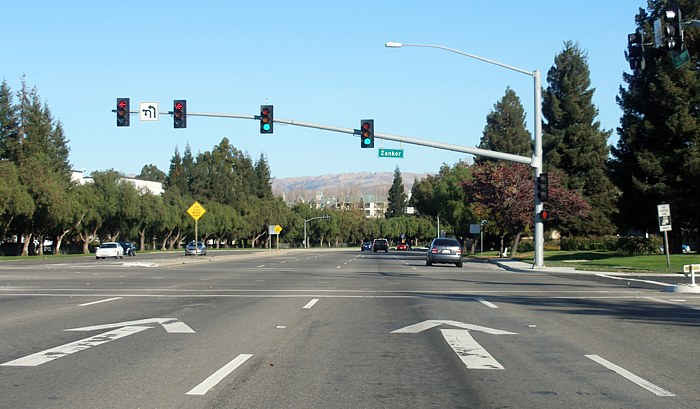
#> input picture openCV Lanes/Curved Lanes/Test Data/p1.jpg, 700 x 409 px, given in place of curve_road.mp4, which was not available
$ python testing.py
#> lines starting #> are read from the running program, lines starting #| are printed output that depends on the picture; after the words box and inside, x2 and y2 are one past the last pixel; in counts of white or black regions, pixels touching at a corner belong together; pictures that were not available may be replaced by others from this repository, and a replacement may not be noted
### openCV Lanes/Curved Lanes/ImagePrep.py
import cv2 as cv
import numpy as np
class PrepareImage():
    '''ATTRIBUTES:
    gauss_size : kernel size for the gaussian blur
                type-> tuple of size 2 with odd and equal
                       entries > 1
    gauss_deviation : x and y axis standard deviations for
               gaussian blur
               type -> list-like of size = 2
    auto_canny : If auto canny is True use median of blurred
                image to calculate thresholds
                type-> boolean
    canny_low : the lower threshold of the canny filter
                type -> int
    canny_high : the higher threshold of the canny filter
                type -> int
    segment_x : the width of segment peak( the triangular
               segment head). Given as the fraction of the width
               of the image
               type -> float in (0,1) 0 and 1 exclusive
    segment_y : the height segment peak
                Given as the fraction of the height from the
                top
                type -> float in (0,1) 0 and 1 exclusive

    METHODS:
    do_canny : does gaussian blurring and canny thresholding of image
    segment_image : segments the lane to reduce computation cost
    get_poly_mask_points : returns the lane area to analyse for curve fitting
    get_binary_image:
    '''
    def __init__(self,
                gauss_size = None,
                gauss_deviation = None,
                auto_canny = False,
                canny_low = 50,
                canny_high = 175,
                segment_x = 0.5,
                segment_y = 0.5):

        # setting gaussian kernel parameters.
        if(gauss_size is not None):
            if(len(gauss_size) != 2):
                raise Exception("Wrong size for the Gaussian Kernel")
            elif(type(gauss_size) is not tuple):
                raise Exception("Kernel type should be a tuple")
            elif(gauss_size[0]%2 == 0 or gauss_size[1]%2 == 0):
                raise Exception("Even entries found in Gaussian Kernel")
        self.gauss_kernel = gauss_size

        if(gauss_deviation is not None):
            if(len(gauss_deviation)!=2):
                raise Exception("Wrong length of gauss deviation")
            else:
                self.gauss_deviation = gauss_deviation

        if(type(auto_canny) is not bool):
            raise TypeError("Incorrect Type mentioned for auto canny")

        # setting canny parameters
        if(auto_canny is False):
            self.auto_canny = False
            if(type(canny_high) is int and type(canny_low) is int):
                self.canny_low = canny_low
                self.canny_high = canny_high
            else:
                raise TypeError("Incorrect type specified for canny thresholds")
        else:
            self.auto_canny = True

        # setting segment parameters
        if segment_x >=1 or segment_x<=0:
            raise Exception("Fraction specified is out of range (0,1)")
        else:
            self.segment_x = segment_x
        if segment_y >=1 or segment_y<=0:
            raise Exception("Fraction specified is out of range (0,1)")
        else:
            self.segment_y = segment_y
    def do_canny(self,frame):
        '''PARAMETERS: frame: the frame of the image on which we want to apply the
                      canny filter
          RETURNS : a canny filtered frame '''
        # gray the image
        gray = cv.cvtColor(frame, cv.COLOR_RGB2GRAY)
        # apply blur
        if(self.gauss_kernel is None):
            self.gauss_kernel = (9,9) # using a default kernel size
        if(self.gauss_deviation is None):
            self.gauss_deviation = [3,3]

        blur = cv.GaussianBlur(gray, self.gauss_kernel, self.gauss_deviation[0], self.gauss_deviation[1])

        #apply canny filter
        if self.auto_canny is False:
            canny = cv.Canny(blur,self.canny_low,self.canny_high)
        else:
            # Auto canny trumps specified parameters
            v = np.median(blur)
            sigma = 0.33
            lower = int(max(0, (1.0 - sigma) * v))
            upper = int(min(255, (1.0 + sigma) * v))
            canny = cv.Canny(blur,lower,upper)

        return canny

    def segment_image(self,frame):
        '''PARAMETERS: frame : the frame of the image on which we want to apply the
                      segementation filter
        RETURNS : a segmented canny filtered frame '''
        height = frame.shape[0]
        width = frame.shape[1]
        shift = int(0.08 * width)
        points = np.array([
            [(0,height),(width,height),(int(width*self.segment_x)+shift,int(height*self.segment_y)),
             (int(width*self.segment_x)-shift,int(height*self.segment_y))]
        ])
        # create an image with zero intensity with same dimensions as frame.
        mask = np.zeros_like(frame)

        cv.fillPoly(mask,points,255) # filling the frame's triangle with white pixels
        # do a bitwise and on the canny filtered black and white image and the
        # segment you just created to get a triangular area for lane detection
        segment = cv.bitwise_and(frame, mask)

        # boundary lines...
        # cv.line(segment,(0,height),(int(width*self.segment_x)-shift,int(height*self.segment_y)),(250,0,0),1)
        # cv.line(segment,(width,height),(int(width*self.segment_x)+shift,int(height*self.segment_y)),(250,0,0),1)
        # cv.line(segment,(int(width*self.segment_x)+shift,int(height*self.segment_y)),
        #      (int(width*self.segment_x)-shift,int(height*self.segment_y)),(250,0,0),1)

        return segment
    # this needs to be less tilted
    def get_poly_maskpoints(self,frame):
        height = frame.shape[0]
        width = frame.shape[1]
        shift = int(0.08 * width)
        points = np.array([
                [(2*shift,height),(width-2*shift,height),(int(width*self.segment_x)+2*shift,int(height*self.segment_y)),
                 (int(width*self.segment_x)-2*shift,int(height*self.segment_y))]
            ])
        left = (points[0][0],points[0][3])
        right = (points[0][1],points[0][2])
        return (left,right)

    def get_binary_image(self,frame):
        can = self.do_canny(frame)
#         cv.imshow(can)
        seg = self.segment_image(can)
        return seg


### openCV Lanes/Curved Lanes/CurveDetector.py
import cv2 as cv
import numpy as np
class Curve():
    '''PARAMETERS:
                     window_size -> float (0,1): how wide you want the
                                    window to be
      METHODS: // to-do
    '''
    def __init__(self,draw = False):
        self.non_zero = []
        self.prev_left = None
        self.prev_right = None
        self.draw = draw
    def get_lane_points(self,frame, left, right, pxx=10, pxy=30):
        '''
        PARAMETERS: frame, left -> points of left boundary, right -> points of right boundary
                    pxx -> pixel size of x
                    pxy -> pixel size in y
        RETURNS: points : a list of 2 tuples of proposed lane coords'''
        x_start = left[0][0]
        x_end = right[0][0]
        y_start = left[1][1]
        y_end = left[0][1]
        x = np.array([], dtype=np.uint32)
        y = np.array([], dtype=np.uint32)
        for i in range(y_start, y_end, pxy):
            for j in range(x_start, x_end, pxx):
                if((pxx*pxy)/40 < np.count_nonzero(frame[i:i+pxx, j:j+pxy]) < (pxx*pxy)/15):
                    nz = np.nonzero(frame[i:i+pxx, j:j+pxy])
                    x = np.hstack((x, nz[0]+i))
                    y = np.hstack((y, nz[1]+j))

        return np.transpose((x, y))


    def detect_curve(self,img, x, y, left, right):
        ''' PARAMETRS: Frame, x-> X coordinates of white points , y-> Y coordinates of white points
                       left -> Points of left boundary
                       right -> Points of right boundary

            RETURNS: -> Image with the single curve traced
        '''
        img2 = np.zeros_like(img)

#         y = -y
        a, b, c = np.polyfit(x, y, 2)
        x_start = left[0][0]
        x_end = right[0][0]
        y_start = left[1][1]
        y_end = left[0][1]
        for i in range(min(x), max(x)):
            y_ = int(a*i*i+b*i+c)
            try:
                if(y_ < img2.shape[0] and y_>0):
                    img2[i, y_] = 255
            except:
                pass
        return img2


    def curveTrace(self,frame, left, right):
        '''
        PARAMETERS:  frame,left - coordinates of left boundary, right - coordinates of right boundary
        '''
        height, width = frame.shape
        self.non_zero = []
        # splitting the image to two parts
        left_img = frame[:, :width//2]
        right_img = frame[:, width//2+1:]


        # Working on the left curve
        try:
            curr_points = self.get_lane_points(left_img, left, right, 10, 30)
         # what if very less points?
            if(self.prev_left is None):
                self.prev_left = curr_points
                self.non_zero.append(curr_points)
                x,y = np.transpose(curr_points)
            else:
                if(len(curr_points) < int(0.6*len(self.prev_left)) or curr_points is None):
                    x,y = np.transpose(self.prev_left)
                    self.non_zero.append(self.prev_left)
                else:
                    x,y = np.transpose(curr_points)
                    self.prev_left = curr_points
                    self.non_zero.append(curr_points)

            left_curve = self.detect_curve(left_img, x, y, left, right)
        except:
            left_curve = left_img

        # Working on the right curve
        try:
            flipped_right_img = cv.flip(right_img, 1)
            curr_points = self.get_lane_points(flipped_right_img, left, right, 10, 30)

        # what if very less points?
            if(self.prev_right is None ):
                self.prev_right = curr_points
                x,y = np.transpose(curr_points)
                self.non_zero.append(curr_points)
            else:
                if(len(curr_points) < int(0.6*len(self.prev_right)) or curr_points is None): #30 %
                    x,y = np.transpose(self.prev_right)
                    self.non_zero.append(self.prev_right)
                else:
                    self.prev_right = curr_points
                    x,y = np.transpose(curr_points)
                    self.non_zero.append(curr_points)

            right_curve = self.detect_curve(flipped_right_img, x, y, left, right)
            flipped_right_curve = cv.flip(right_curve,1)
        except:
            flipped_right_curve=right_img


        img2 = np.hstack((left_curve, flipped_right_curve))
        return img2

    def drawCurve(self,image, curve,color=(255,255,0),thickness=3):
        '''
        PARAMETERS:  image: Original image colored
                     curve -> Curve to draw on the image
                     color -> color of the curve
                     thickness -> Thickness of the curve '''
        height, width, col = image.shape
        if(self.draw == True):
            start = curve.shape[0]//3
        else:
            start = curve.shape[0]
        for i in range(start, curve.shape[0]):
            for j in range(curve.shape[1]):
                if(curve[i, j] != 0):
                    for x in range(thickness):
                        try:
                            image[i, j+x] = color
                        except:
                            pass
        return image

### openCV Lanes/Curved Lanes/Codes/testing.py
from ImagePrep import PrepareImage
from CurveDetector import Curve
import cv2
def main():
    cap = cv2.VideoCapture('Test Data/curve_road.mp4')
    i = 0
    ImagePreprocessor = PrepareImage((7,7),(0,0),False,50,170,0.6,0.6)
    CurveMaker = Curve()
    while(cap.isOpened()):
        ret, frame = cap.read()
#> frame is the input picture: shape (409, 700, 3); mean B, G, R 142.4, 140.2, 122.9
        if(ret):
            frame = cv2.resize(frame, (600, 400))
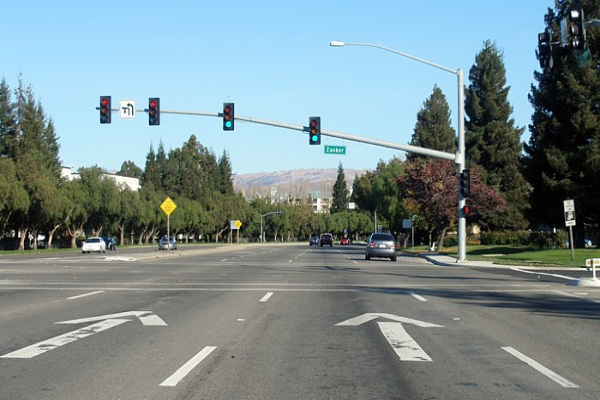
#> frame: shape (400, 600, 3); mean B, G, R 142.3, 140.1, 122.8
            if(i % 3 == 0):
                i = 0
                image=ImagePreprocessor.get_binary_image(frame)
#> in do_canny, `blur = cv.GaussianBlur(gray, self.gauss_kernel, self.gauss_deviation[0..`:
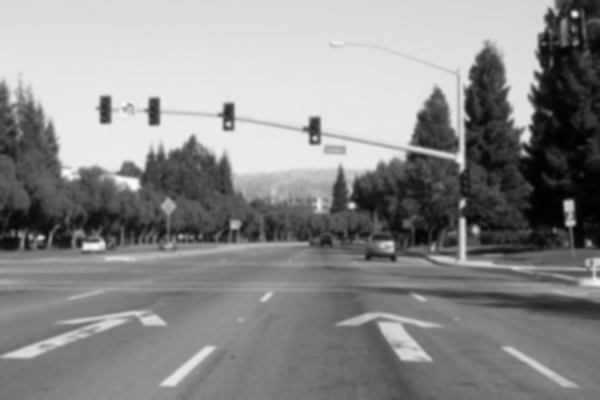
#> blur: shape (400, 600); min 1, max 250, mean 138.8
#> in do_canny, `canny = cv.Canny(blur,self.canny_low,self.canny_high)`:
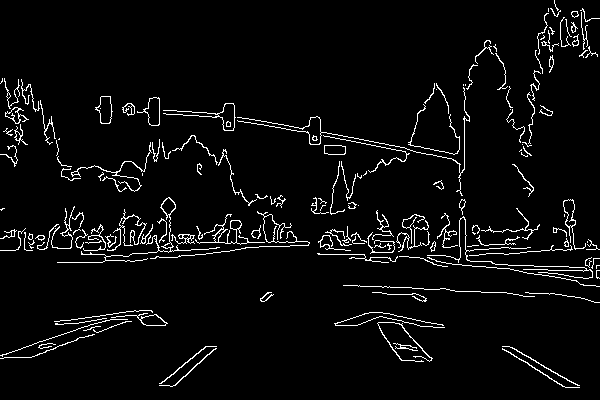
#> canny: shape (400, 600); 4.4% white in thin lines or dots
#> in segment_image, `cv.fillPoly(mask,points,255) # filling the frame's triangle with white..`: mask: shape (400, 600); 23.2% white; 1 white region, box (x1, y1, x2, y2) and area: (1, 240, 600, 400) 55772
#> in segment_image, `segment = cv.bitwise_and(frame, mask)`:
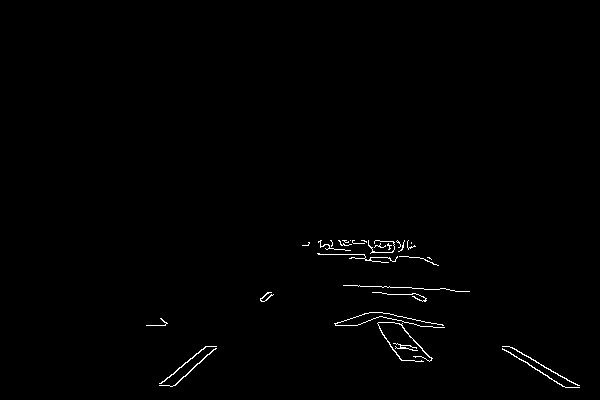
#> segment: shape (400, 600); 0.69% white in thin lines or dots, all inside (x1, y1, x2, y2) = (146, 240, 580, 388)
                left, right = ImagePreprocessor.get_poly_maskpoints(image)
#> left = ([96, 400], [264, 240]); right = ([504, 400], [456, 240])
                curve=CurveMaker.curveTrace(image,left,right)
#> in curveTrace, `left_img = frame[:, :width//2]`: left_img: shape (400, 300); 0.22% white in thin lines or dots, all inside (x1, y1, x2, y2) = (146, 292, 274, 387)
#> in curveTrace, `right_img = frame[:, width//2+1:]`:
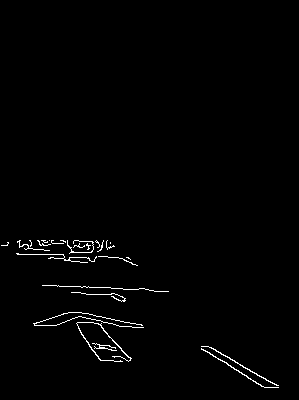
#> right_img: shape (400, 299); 1.2% white in thin lines or dots, all inside (x1, y1, x2, y2) = (1, 240, 279, 388)
#> in get_lane_points, `x_start = left[0][0]`: x_start = 96
#> in get_lane_points, `x_end = right[0][0]`: x_end = 504
#> in get_lane_points, `y_start = left[1][1]`: y_start = 240
#> in get_lane_points, `y_end = left[0][1]`: y_end = 400
#> in curveTrace, `curr_points = self.get_lane_points(left_img, left, right, 10, 30)`: curr_points = 44 pairs, first value 300 to 369, second value 177 to 266
#> in curveTrace, `self.prev_left = curr_points`: self.prev_left has the same summary as curr_points
#> in curveTrace, `x,y = np.transpose(curr_points)`: x = 44 values, max 369 at index 30, min 300 at index 0, mean 341.1; y = 44 values, max 266 at index 3, min 177 at index 30, mean 215.7
#> in detect_curve, `a, b, c = np.polyfit(x, y, 2)`: a = -0.0267; b = 16.6; c = -2313.8
#> in detect_curve, `x_start = left[0][0]`: x_start = 96
#> in detect_curve, `x_end = right[0][0]`: x_end = 504
#> in detect_curve, `y_start = left[1][1]`: y_start = 240
#> in detect_curve, `y_end = left[0][1]`: y_end = 400
#> the loop in detect_curve, `for i in range(min(x), max(x)):` made 69 passes
#> y_ on passes 1 to 12: 262, 263, 263, 263, 264, 264, 264, 265, 265, 265, 265, 265
#> after the loop in detect_curve, `for i in range(min(x), max(x)):`: img2: shape (400, 300); 0.06% white in thin lines or dots, all inside (x1, y1, x2, y2) = (178, 300, 266, 369)
#> in curveTrace, `flipped_right_img = cv.flip(right_img, 1)`:
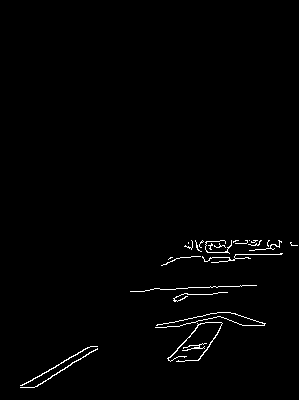
#> flipped_right_img: shape (400, 299); 1.2% white in thin lines or dots, all inside (x1, y1, x2, y2) = (20, 240, 298, 388)
#> in curveTrace, `curr_points = self.get_lane_points(flipped_right_img, left, right, 10,..`: curr_points = 133 pairs, first value 242 to 361, second value 168 to 297
#> in curveTrace, `self.prev_right = curr_points`: self.prev_right has the same summary as curr_points
#> in curveTrace, `x,y = np.transpose(curr_points)`: x = 133 values, max 361 at index 110, min 242 at index 0, mean 327.2; y = 133 values, max 297 at index 10, min 168 at index 104, mean 203.3
#> the loop in detect_curve (call 2), `for i in range(min(x), max(x)):` made 119 passes
#> y_ on passes 1 to 12: 285, 283, 281, 280, 278, 276, 274, 272, 271, 269, 267, 265
#> after the loop in detect_curve (call 2), `for i in range(min(x), max(x)):`: img2: shape (400, 299); 0.1% white in thin lines or dots, all inside (x1, y1, x2, y2) = (192, 242, 286, 361)
#> in curveTrace, `flipped_right_curve = cv.flip(right_curve,1)`: flipped_right_curve: shape (400, 299); 0.1% white in thin lines or dots, all inside (x1, y1, x2, y2) = (13, 242, 107, 361)
#> in curveTrace, `img2 = np.hstack((left_curve, flipped_right_curve))`:
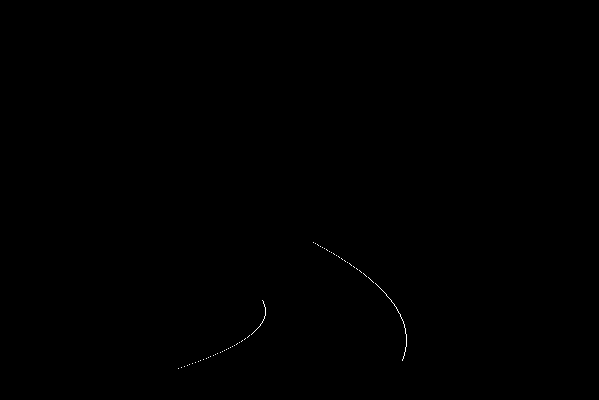
#> img2: shape (400, 599); 0.08% white in thin lines or dots, all inside (x1, y1, x2, y2) = (178, 242, 407, 369)
                curve=CurveMaker.drawCurve(frame,curve,(255,0,0),6)
            cv2.imshow('curve', curve)
            if(cv2.waitKey(1) & 0xff == ord('q')):
#> (key q is pressed here)
                break
        else:
            break
        i += 1
    cap.release()
    cv2.destroyAllWindows()


if __name__ == "__main__":
    main()

$ run again, on openCV Lanes/Curved Lanes/Test Data/p3.jpg
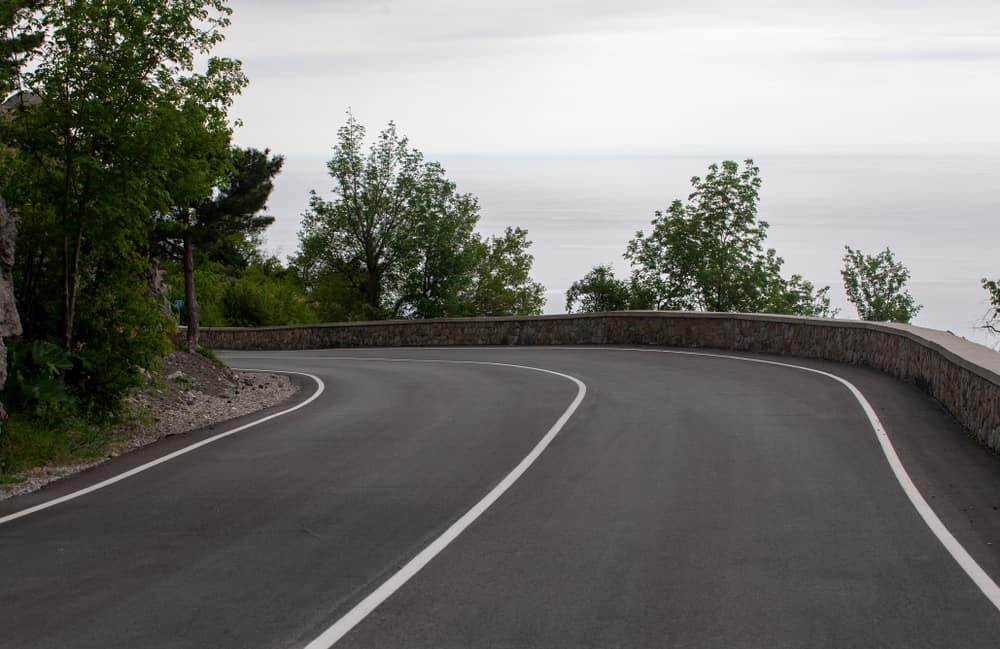
#> input picture openCV Lanes/Curved Lanes/Test Data/p3.jpg, 1000 x 649 px, given in place of curve_road.mp4, which was not available
#> in main, frame is the input picture: shape (649, 1000, 3); mean B, G, R 108.3, 114.2, 114.9
#> frame: shape (400, 600, 3)
#> in do_canny, `canny = cv.Canny(blur,self.canny_low,self.canny_high)`:
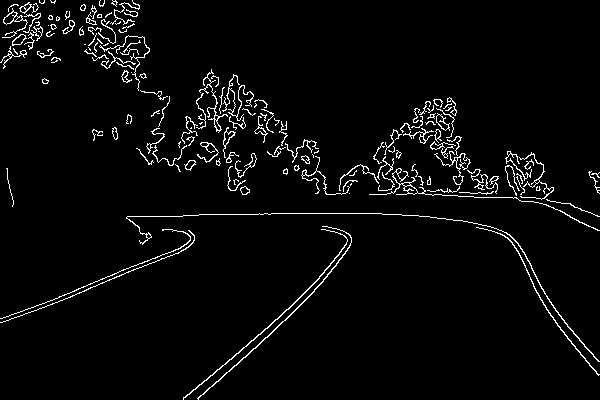
#> canny: shape (400, 600); 3.6% white in thin lines or dots
#> mask: shape (400, 600); 23.2% white; 1 white region, box (x1, y1, x2, y2) and area: (1, 240, 600, 400) 55772
#> segment: shape (400, 600); 0.26% white in thin lines or dots, all inside (x1, y1, x2, y2) = (183, 240, 352, 400)
#> in main, `left, right = ImagePreprocessor.get_poly_maskpoints(image)`: left = ([96, 400], [264, 240]); right = ([504, 400], [456, 240])
#> in curveTrace, `left_img = frame[:, :width//2]`:
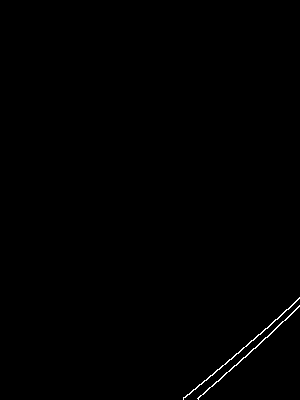
#> left_img: shape (400, 300); 0.34% white in thin lines or dots, all inside (x1, y1, x2, y2) = (183, 297, 300, 400)
#> right_img: shape (400, 299); 0.18% white in thin lines or dots, all inside (x1, y1, x2, y2) = (0, 240, 51, 305)
#> in get_lane_points, `x_start = left[0][0]`: x_start = 96
#> in get_lane_points, `x_end = right[0][0]`: x_end = 504
#> in get_lane_points, `y_start = left[1][1]`: y_start = 240
#> in get_lane_points, `y_end = left[0][1]`: y_end = 400
#> in curveTrace, `curr_points = self.get_lane_points(left_img, left, right, 10, 30)`: curr_points = 90 pairs, first value 300 to 399, second value 197 to 299
#> self.prev_left has the same summary as curr_points
#> in curveTrace, `x,y = np.transpose(curr_points)`: x = 90 values, max 399 at index 89, min 300 at index 19, mean 345.6; y = 90 values, max 299 at index 22, min 197 at index 87, mean 251.9
#> a = -0.000415; b = -0.772; c = 568.6
#> in detect_curve, `x_start = left[0][0]`: x_start = 96
#> in detect_curve, `x_end = right[0][0]`: x_end = 504
#> in detect_curve, `y_start = left[1][1]`: y_start = 240
#> in detect_curve, `y_end = left[0][1]`: y_end = 400
#> the loop in detect_curve, `for i in range(min(x), max(x)):` made 99 passes
#> y_ on passes 1 to 8: 299, 298, 297, 296, 295, 294, 293, 292
#> flipped_right_img: shape (400, 299); 0.18% white in thin lines or dots, all inside (x1, y1, x2, y2) = (248, 240, 299, 305)
#> in curveTrace, `curr_points = self.get_lane_points(flipped_right_img, left, right, 10,..`: curr_points = 33 pairs, first value 272 to 304, second value 276 to 298
#> self.prev_right has the same summary as curr_points
#> in curveTrace, `x,y = np.transpose(curr_points)`: x = 33 values, max 304 at index 23, min 272 at index 0, mean 290; y = 33 values, max 298 at index 22, min 276 at index 0, mean 288.2
#> the loop in detect_curve (call 2), `for i in range(min(x), max(x)):` made 32 passes
#> y_ on passes 1 to 8: 276, 277, 277, 278, 278, 279, 279, 280
#> flipped_right_curve: shape (400, 299); 0.03% white in thin lines or dots, all inside (x1, y1, x2, y2) = (1, 272, 23, 304)
